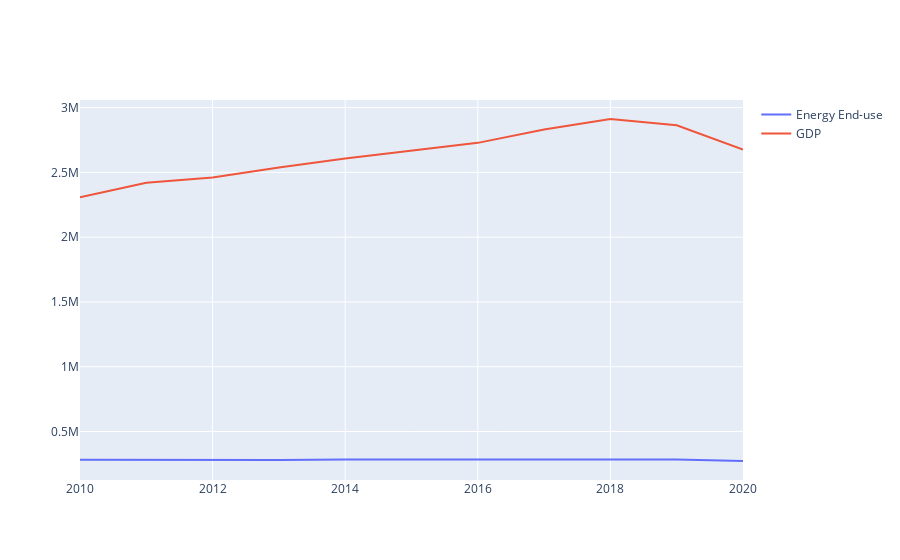

The notebook cell this image was saved under:
### Code cell
# Line plot for 'Trend of Energy End-use and GDP over the Years'
fig = go.Figure()
fig.add_trace(go.Scatter(x=df_overview['Year'], y=df_overview['Energy End-use (TJ)'], mode='lines', name='Energy End-use'))
fig.add_trace(go.Scatter(x=df_overview['Year'], y=df_overview['GDP in Hong Kong in chained 2020 HKD (HK$ million)'], mode='lines', name='GDP'))
fig.show()

### Figure 1 — Plotly figure (JSON) as saved in the notebook; plotly's stock layout.template omitted (floating-point values rounded to 4 significant figures)
{"data": [{"mode": "lines", "name": "Energy End-use", "type": "scatter", "x": [2010, 2011, 2012, 2013, 2014, 2015, 2016, 2017, 2018, 2019, 2020], "y": [281729, 279524, 282055, 279588, 283984, 282960, 283564, 281006, 282486, 283527, 272490]}, {"mode": "lines", "name": "GDP", "type": "scatter", "x": [2010, 2011, 2012, 2013, 2014, 2015, 2016, 2017, 2018, 2019, 2020], "y": [2308742, 2419901, 2461047, 2537377, 2607470, 2669732, 2727810, 2831361, 2911968, 2863098, 2675708]}], "layout": {}}
